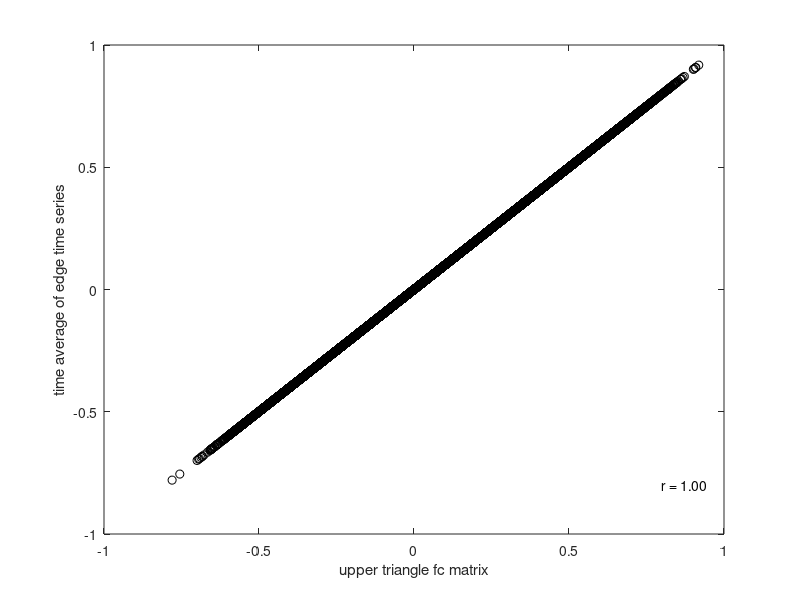
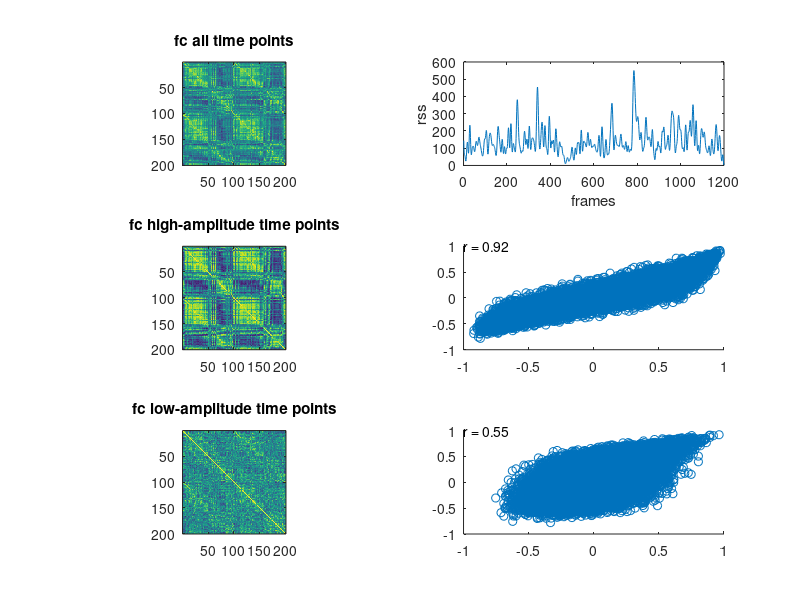

Source code (MATLAB) for these figures, in order: (Note: this script raises an error after producing the figures.)
clear all
close all
clc

% add helper functions to path
addpath(genpath('fcn'));

% load regional time series
load data/ts.mat

% z-score time series
ts = zscore(ts);

% get dimensions
[ntime,nnodes] = size(ts);

% calculate number of edges
nedges = nnodes*(nnodes - 1)/2;

% indices of unique edges (upper triangle)
[u,v] = find(triu(ones(nnodes),1));
idx = (v - 1)*nnodes + u;

%% calculate static fc
fc = corr(ts);

%% generate edge time series
ets = ts(:,u).*ts(:,v);

%% plot average time averaged edge time series against upper triangle fc
fc_upper_triangle = fc(idx);
figure,plot(fc_upper_triangle,mean(ets),'ko')
xlabel('upper triangle fc matrix');
ylabel('time average of edge time series');
xlim([-1,1]); ylim([-1,1]);
text(0.8,-0.8,sprintf('r = %.2f',corr(fc_upper_triangle,mean(ets)')));

%% calculate event amplitude

% calculate co-fluctuation amplitude at each frame
rms = sum(ets.^2,2).^0.5;

% fraction of high- and low-amplitude frames to retain
frackeep = 0.1;
nkeep = round(ntime*frackeep);

% sort co-fluctuation amplitude
[~,idxsort] = sort(rms,'descend');

% estimate fc using just high-amplitude frames
fctop = corr(ts(idxsort(1:nkeep),:));

% do the same using just low-amplitude
fcbot = corr(ts(idxsort(end - nkeep + 1:end),:));


figure('position',[560,528,700,420])
subplot(3,2,2); plot(rms);
xlabel('frames'); ylabel('rss');

subplot(3,2,1); imagesc(fc,[-1,1]); axis square;
title('fc all time points');

subplot(3,2,3); imagesc(fctop,[-1,1]); axis square;
title('fc high-amplitude time points');

subplot(3,2,4); scatter(fctop(idx),fc(idx),'k.'); xlim([-1,1]); ylim([-1,1]);
text(-1,1,sprintf('r = %.2f',corr(fctop(idx),fc(idx))));

subplot(3,2,5); imagesc(fcbot,[-1,1]); axis square;
title('fc low-amplitude time points');

subplot(3,2,6); scatter(fcbot(idx),fc(idx),'k.'); xlim([-1,1]); ylim([-1,1]);
text(-1,1,sprintf('r = %.2f',corr(fcbot(idx),fc(idx))));

%% calculate similarity of time-averaged fc with high-/low-amplitude frames
rho(1) = corr(fctop(idx),fc(idx));
rho(2) = corr(fcbot(idx),fc(idx));

%% calculate modularity of high-/low-amplitude fc
numiter = 100;
qtop = zeros(numiter,1); qbot = qtop;
for iter = 1:numiter
    [~,qtop(iter)] = community_louvain(fctop,[],[],'negative_asym');
    [~,qbot(iter)] = community_louvain(fcbot,[],[],'negative_asym');
end
figure;
f = fcn_boxpts([qtop,qbot],[],jet(2));
set(gca,'xtick',1:2,'xticklabel',{'high-amp','low-amp'});
ylabel('modularity, q');